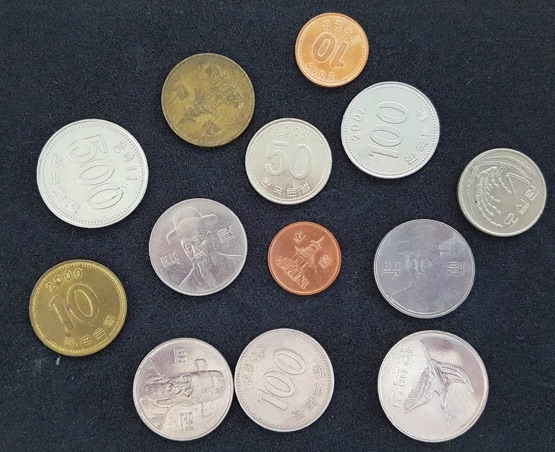
#> input picture day03_ROI_contour/img/coins_spread1.jpg, 555 x 452 px
$ python cointest.py
#> lines starting #> are read from the running program, lines starting #| are printed output that depends on the picture; after the words box and inside, x2 and y2 are one past the last pixel; in counts of white or black regions, pixels touching at a corner belong together
import cv2 as cv
import numpy as np

img = cv.imread('img/coins_spread1.jpg')
#> img is the input picture: shape (452, 555, 3); mean B, G, R 97.4, 96.7, 97.4

if img is None:
    print("이미지 못 읽음")
    exit()

# 1. HSV 변환
hsv = cv.cvtColor(img, cv.COLOR_BGR2HSV)
#> hsv: shape (452, 555, 3); mean H, S, V 84.6, 57.1, 107.1

# 2. 은색 범위 설정
lower = np.array([0, 0, 120])
upper = np.array([180, 50, 255])

mask = cv.inRange(hsv, lower, upper)
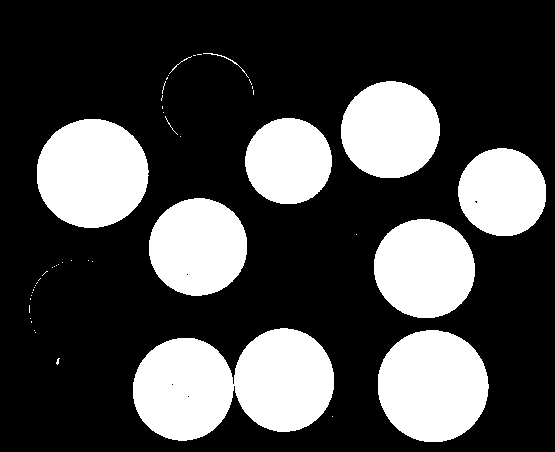
#> mask: shape (452, 555); 28.2% white; 48 white regions (37 under 20 px), largest, box (x1, y1, x2, y2) and area: (133, 328, 334, 441) 16259, (378, 330, 489, 442) 9785, (37, 119, 149, 228) 9598

# 3. 노이즈 제거 (선택)
kernel = np.ones((3,3), np.uint8)
mask = cv.morphologyEx(mask, cv.MORPH_OPEN, kernel)
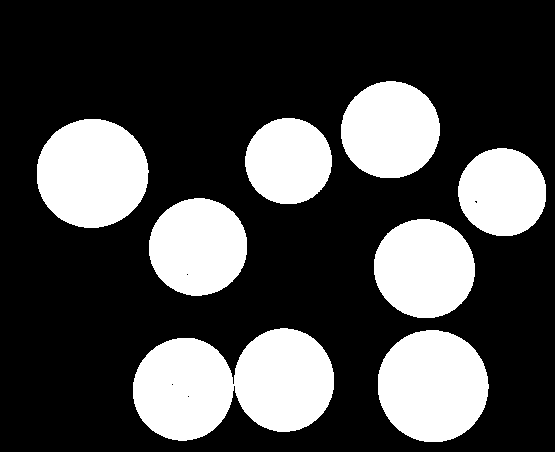
#> mask: shape (452, 555); 28.2% white; 8 white regions

# 4. 컨투어 찾기
contours, _ = cv.findContours(mask, cv.RETR_EXTERNAL, cv.CHAIN_APPROX_SIMPLE)
#> contours = 8 contours; box (x1, y1, x2, y2) and area: (133, 328, 334, 441) 15976, (378, 330, 489, 442) 9627, (37, 119, 149, 228) 9440, (374, 219, 475, 318) 7750, (341, 81, 440, 178) 7417, (149, 198, 247, 296) 7407, (458, 148, 546, 236) 5978, (245, 118, 332, 204) 5773

print("은색 컨투어:", len(contours))
#| 은색 컨투어: 8

# 5. 결과 표시
result = img.copy()
cv.drawContours(result, contours, -1, (0,255,0), 2)
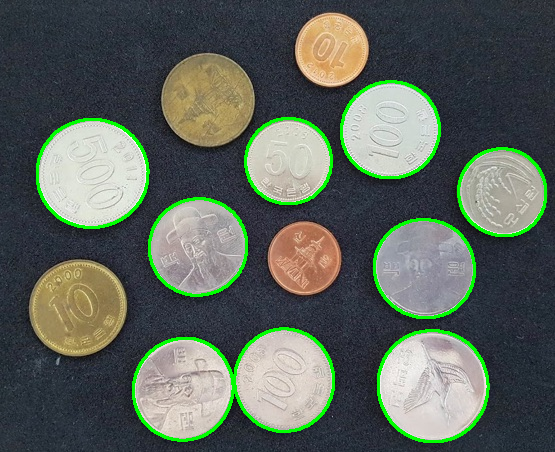
#> result: shape (452, 555, 3); 3.83% of pixels changed, all inside (x1, y1, x2, y2) = (36, 80, 547, 443)

cv.imshow("mask", mask)
cv.imshow("result", result)
cv.waitKey(0)
cv.destroyAllWindows()
